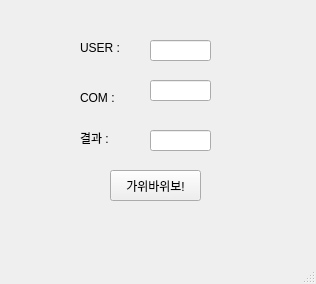
<?xml version="1.0" encoding="UTF-8"?>
<ui version="4.0">
 <class>MainWindow</class>
 <widget class="QMainWindow" name="MainWindow">
  <property name="geometry">
   <rect>
    <x>0</x>
    <y>0</y>
    <width>316</width>
    <height>284</height>
   </rect>
  </property>
  <property name="windowTitle">
   <string>MainWindow</string>
  </property>
  <widget class="QWidget" name="centralwidget">
   <widget class="QPushButton" name="pb">
    <property name="geometry">
     <rect>
      <x>110</x>
      <y>170</y>
      <width>91</width>
      <height>31</height>
     </rect>
    </property>
    <property name="text">
     <string>가위바위보!</string>
    </property>
   </widget>
   <widget class="QLineEdit" name="leUser">
    <property name="geometry">
     <rect>
      <x>150</x>
      <y>40</y>
      <width>61</width>
      <height>21</height>
     </rect>
    </property>
    <property name="text">
     <string/>
    </property>
   </widget>
   <widget class="QLabel" name="label">
    <property name="geometry">
     <rect>
      <x>80</x>
      <y>40</y>
      <width>71</width>
      <height>16</height>
     </rect>
    </property>
    <property name="text">
     <string>USER : </string>
    </property>
   </widget>
   <widget class="QLineEdit" name="leCom">
    <property name="geometry">
     <rect>
      <x>150</x>
      <y>80</y>
      <width>61</width>
      <height>21</height>
     </rect>
    </property>
    <property name="text">
     <string/>
    </property>
   </widget>
   <widget class="QLineEdit" name="leResult">
    <property name="geometry">
     <rect>
      <x>150</x>
      <y>130</y>
      <width>61</width>
      <height>21</height>
     </rect>
    </property>
   </widget>
   <widget class="QLabel" name="label_2">
    <property name="geometry">
     <rect>
      <x>80</x>
      <y>90</y>
      <width>71</width>
      <height>16</height>
     </rect>
    </property>
    <property name="text">
     <string>COM :</string>
    </property>
   </widget>
   <widget class="QLabel" name="label_3">
    <property name="geometry">
     <rect>
      <x>80</x>
      <y>130</y>
      <width>71</width>
      <height>16</height>
     </rect>
    </property>
    <property name="text">
     <string>결과 :</string>
    </property>
   </widget>
  </widget>
  <widget class="QMenuBar" name="menubar">
   <property name="geometry">
    <rect>
     <x>0</x>
     <y>0</y>
     <width>316</width>
     <height>21</height>
    </rect>
   </property>
  </widget>
  <widget class="QStatusBar" name="statusbar"/>
 </widget>
 <resources/>
 <connections/>
</ui>
